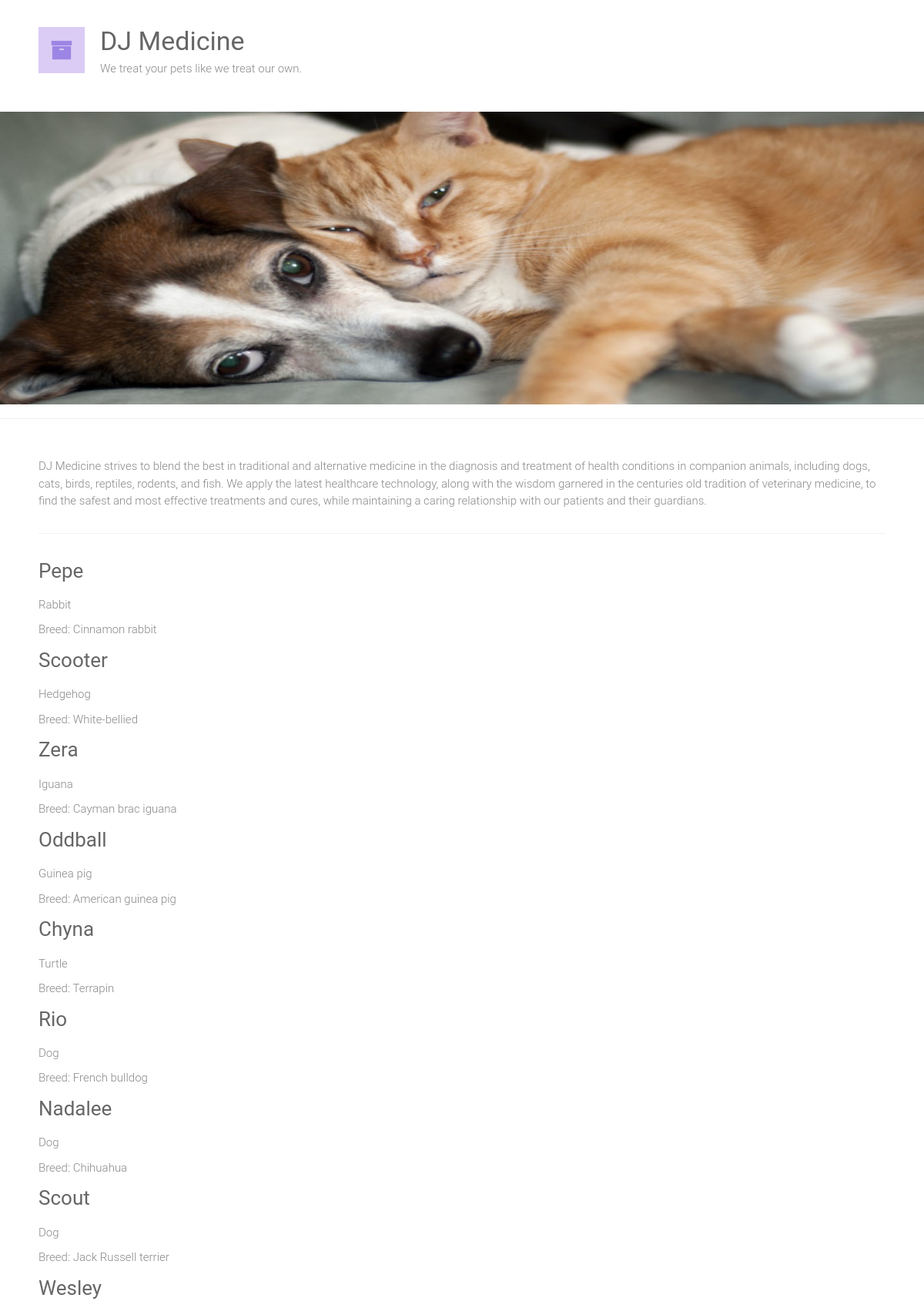
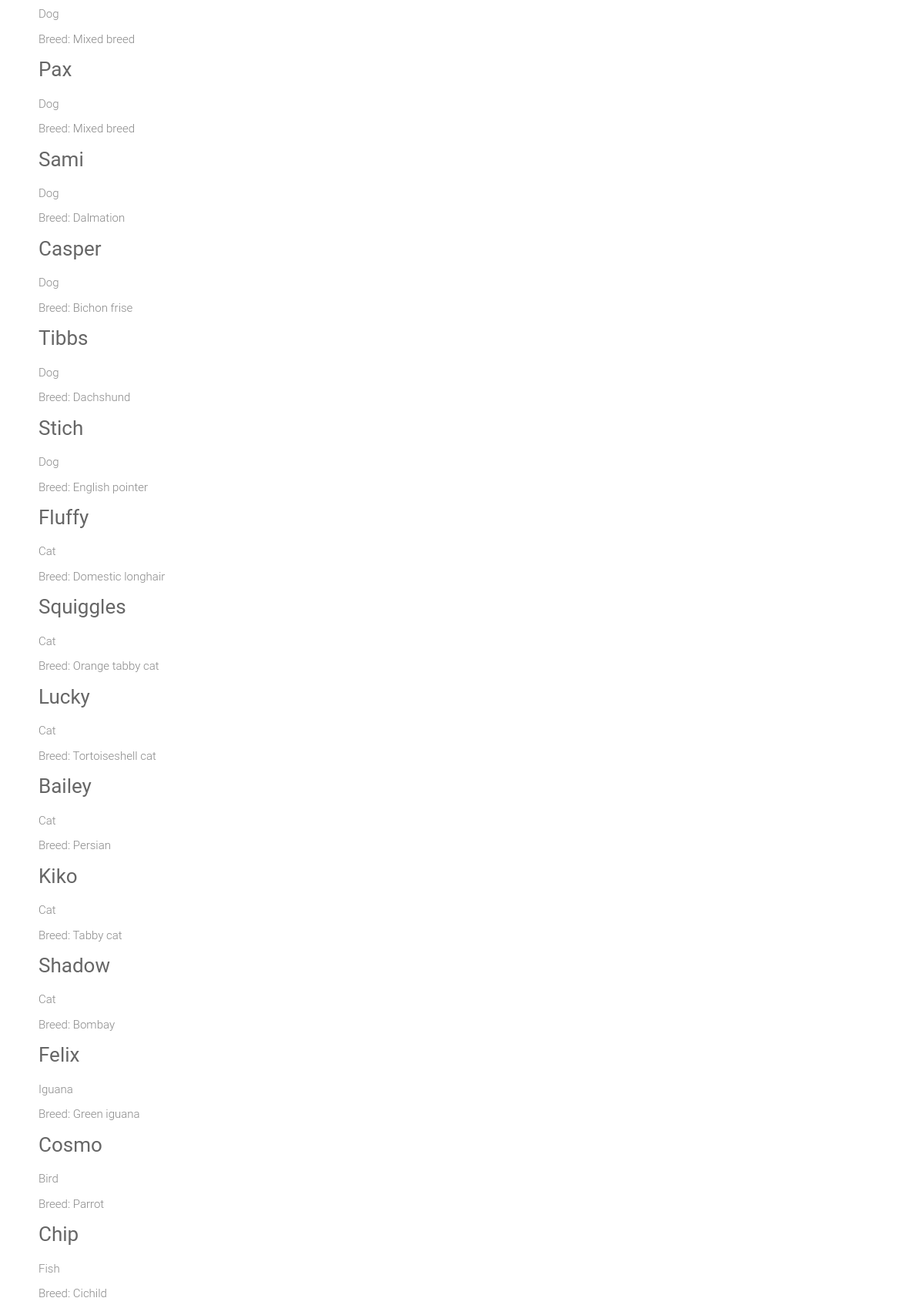
The page / (upper part) on the database its author committed (2 pictures, top to bottom).
### adoptions/models.py (models this page shows)
class Pet(models.Model):
    SEX_CHOICES = [('M', 'Male'), ('F', 'Female')]
    name = models.CharField(max_length=100)
    submitter = models.CharField(max_length=100)
    species = models.CharField(max_length=30)
    breed = models.CharField(max_length=30, blank=True)
    description = models.TextField()
    sex = models.CharField(choices=SEX_CHOICES, max_length=1, blank=True)
    submission_date = models.DateTimeField()
    age = models.IntegerField(null=True)
    vaccinations = models.ManyToManyField('Vaccine', blank=True)

### adoptions/views.py (the view)
# urls.py: 2. Add a URL to urlpatterns:  path('', views.home, name='home')
def home(request):
    pets=Pet.objects.all()
    return render(request,'home.html',{'pets':pets})

### adoptions/templates/home.html (shortened to what this page needs)
{% extends "base.html" %}
{% block content %}
<div>
    {% for pet in pets %}
    <div class="petname">
        <a href="{% url 'pet_detail' pet.id %}">
                <h3>{{ pet.name|capfirst}}</h3>
        </a>
        <p>{{ pet.species }}</p>
      {% if pet.breed %}
        <p>Breed: {{ pet.breed }}</p>
      {% endif %}
    </div>
    {% endfor %}
{% endblock %}

### adoptions/templates/base.html (shortened to what this page needs)
{% load static %}
<html lang="en-US">
    <head>
        <link rel="stylesheet" id="ample-style-css" href="{% static 'style.css' %}" type="text/css" media="all">
    </head>
    <body class="wide">
        <div id="page" class="hfeed site">
            <header>
                <div class="header">
                    <div class="main-head-wrap inner-wrap clearfix">
                        <div id="header-logo-image">
                            <a href="/">
                                <img src="{% static 'images/logo.png' %}" alt="DJ Medicine">
                            </a>
                        </div>
                        <div id="header-text" class="">
                            <h1 id="site-title">
                                <a href="/" title="Wisdom Pet Medicine" rel="home">DJ Medicine</a>
                            </h1>
                            <p>We treat your pets like we treat our own.</p>
                        </div>
                    </div>
                    <img src="{% static 'images/header2.jpg' %}" alt="Wisdom Pet Medicine" style="width: 100%;height: 380px;">
                </div>
            </header>
            <div class="main-wrapper">
                <div class="single-page clearfix">
                    <div class="inner-wrap">
                        <p>DJ Medicine strives to blend the best in traditional and alternative medicine in the diagnosis and treatment of health conditions in companion animals, including dogs, cats, birds, reptiles, rodents, and fish. We apply the latest healthcare technology, along with the wisdom garnered in the centuries old tradition of veterinary medicine, to find the safest and most effective treatments and cures, while maintaining a caring relationship with our patients and their guardians.</p>
                        <hr>
                        <div>
                        {% block content %}
                        {% endblock %}
                        </div>
                    </div>
                </div>
            </div>
        </div>
    </body>
</html>

### static/style.css (style rules this page uses)
html, body, div, span, applet, object, iframe, h1, h2, h3, h4, h5, h6, p, blockquote, pre, a, abbr, acronym, address, big, cite, code, del, dfn, em, font, ins, kbd, q, s, samp, small, strike, strong, sub, sup, tt, var, dl, dt, dd, ol, ul, li, fieldset, form, label, legend, table, caption, tbody, tfoot, thead, tr, th, td { border: 0; font: inherit; font-size: 100%; font-style: inherit; font-weight: inherit; margin: 0; outline: 0; padding: 0; vertical-align: baseline; }
html { overflow-y: scroll; -webkit-text-size-adjust: 100%; -ms-text-size-adjust: 100%; }
article, aside, details, figcaption, figure, footer, header, main, nav, section { display: block; }
h1, h2, h3, h4, h5, h6 { color: #666666; line-height: 1.4; padding-bottom: 15px; font-weight: normal; }
h1 { font-size: 30px; }
h3 { font-size: 26px; }
body, button, input, select, textarea { color: #888888; font-size: 15px; line-height: 1.5; font-family: 'Roboto', sans-serif; font-weight: 300; }
p { color: #888888; font-size: 15px; line-height: 1.5; margin-bottom: 15px; font-weight: 300; }
body { background: #f2f2f2; }
hr { border-color: #f2f2f2; border-style: solid none none; border-width: 1px 0 0; height: 0; margin: 30px 0; }
a { color: #80abc8; text-decoration: none; -webkit-transition: 0.25s ease-in-out; -moz-transition: 0.25s ease-in-out; transition: 0.25s ease-in-out; -ms-transition: 0.25s ease-in-out; -o-transition: 0.25s ease-in-out; }
img { max-width: 100%; height: auto; vertical-align: top; margin-bottom: 18px; }
a img { border: 0; }
.clearfix:after { visibility: hidden; display: block; font-size: 0; content: " "; clear: both; height: 0; }
.clearfix { display: inline-block; }
.clearfix { display: block; }
body { padding-top: 30px; padding-bottom: 30px; }
body.wide { padding-top: 0; padding-bottom: 0; }
#page { background-color: #ffffff; margin: 0 auto; max-width: 1180px; box-shadow: 0 1px 2px 0 rgba(0, 0, 0, 0.1); }
.wide #page { max-width: 100%; }
.inner-wrap { max-width: 1100px; margin: 0 auto; }
.main-head-wrap { padding: 30px 0; }
.header { border-bottom: 1px solid #f2f2f2; }
#header-logo-image { float: left; padding: 5px 20px 5px 0; max-width: 100%; }
#header-logo-image img { margin-bottom: 0px; max-height: 60px; height: auto; width: auto; }
#header-text { float: left; padding-right: 20px; }
#site-title { padding-bottom: 0; }
#site-title a { color: #666666; font-size: 34px; }
.single-page { margin-top: 50px; }
.single-page p { margin-bottom: 10px; }

### rows shown on the page
Pet: name "Pepe", species "Rabbit", breed "Cinnamon rabbit"
Pet: name "Scooter", species "Hedgehog", breed "White-bellied"
Pet: name "Zera", species "Iguana", breed "Cayman brac iguana"
Pet: name "Oddball", species "Guinea pig", breed "American guinea pig"
Pet: name "Chyna", species "Turtle", breed "Terrapin"
Pet: name "Rio", species "Dog", breed "French bulldog"
Pet: name "Nadalee", species "Dog", breed "Chihuahua"
Pet: name "Scout", species "Dog", breed "Jack Russell terrier"
Pet: name "Wesley", species "Dog", breed "Mixed breed"
Pet: name "Pax", species "Dog", breed "Mixed breed"
Pet: name "Sami", species "Dog", breed "Dalmation"
Pet: name "Casper", species "Dog", breed "Bichon frise"
Pet: name "Tibbs", species "Dog", breed "Dachshund"
Pet: name "Stich", species "Dog", breed "English pointer"
Pet: name "Fluffy", species "Cat", breed "Domestic longhair"
Pet: name "Squiggles", species "Cat", breed "Orange tabby cat"
Pet: name "Lucky", species "Cat", breed "Tortoiseshell cat"
Pet: name "Bailey", species "Cat", breed "Persian"
Pet: name "Kiko", species "Cat", breed "Tabby cat"
Pet: name "Shadow", species "Cat", breed "Bombay"
Pet: name "Felix", species "Iguana", breed "Green iguana"
Pet: name "Cosmo", species "Bird", breed "Parrot"
Pet: name "Chip", species "Fish", breed "Cichild"
